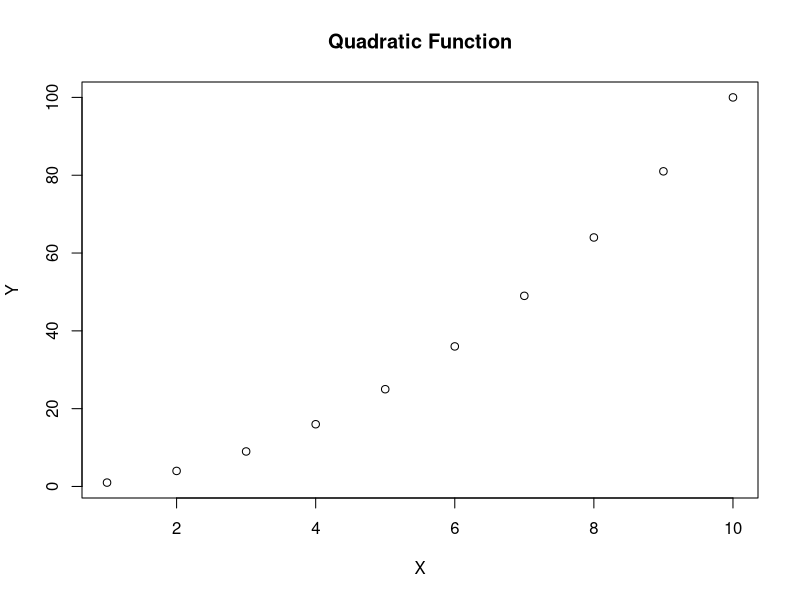
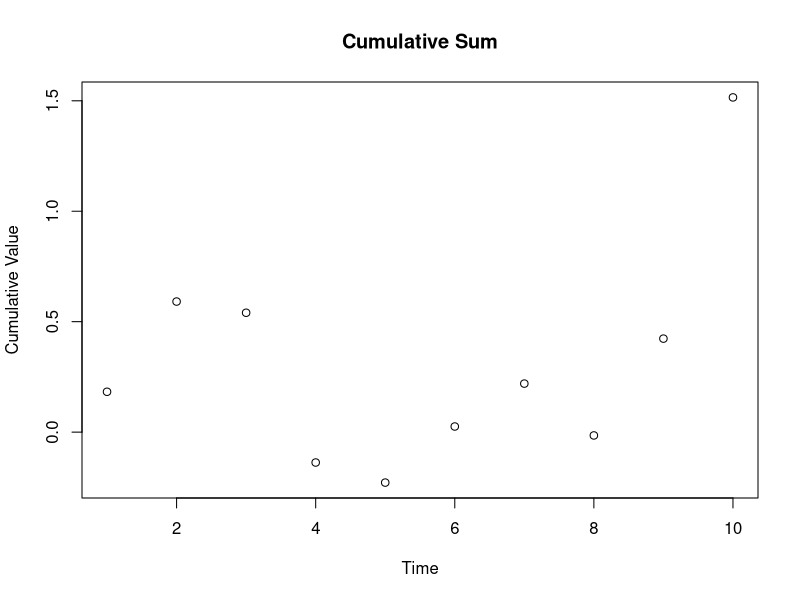
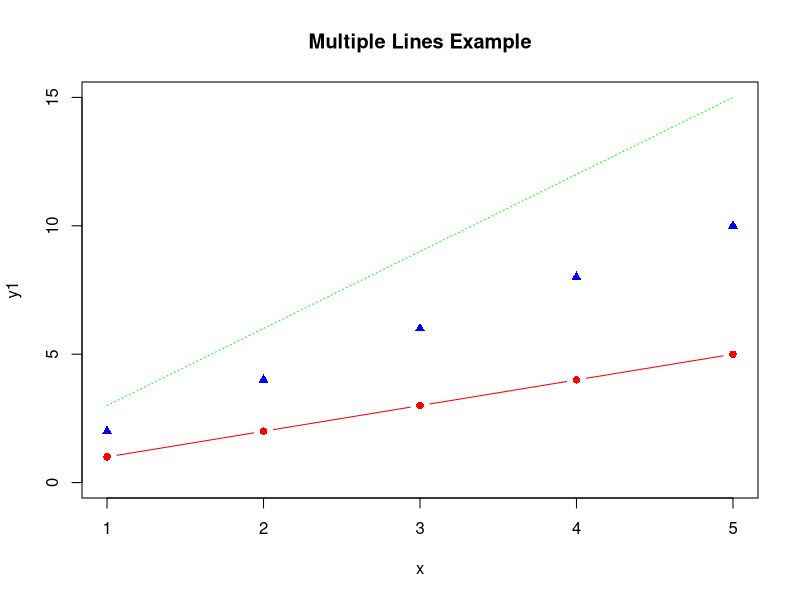
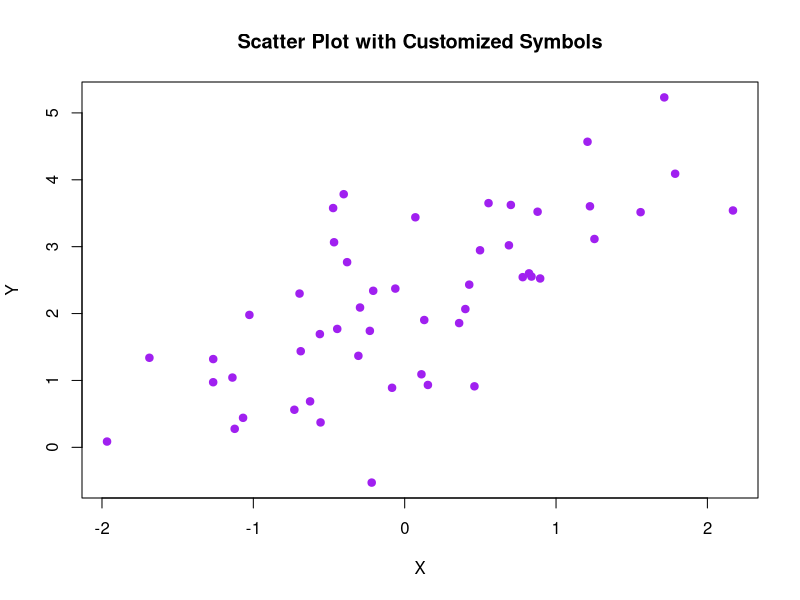
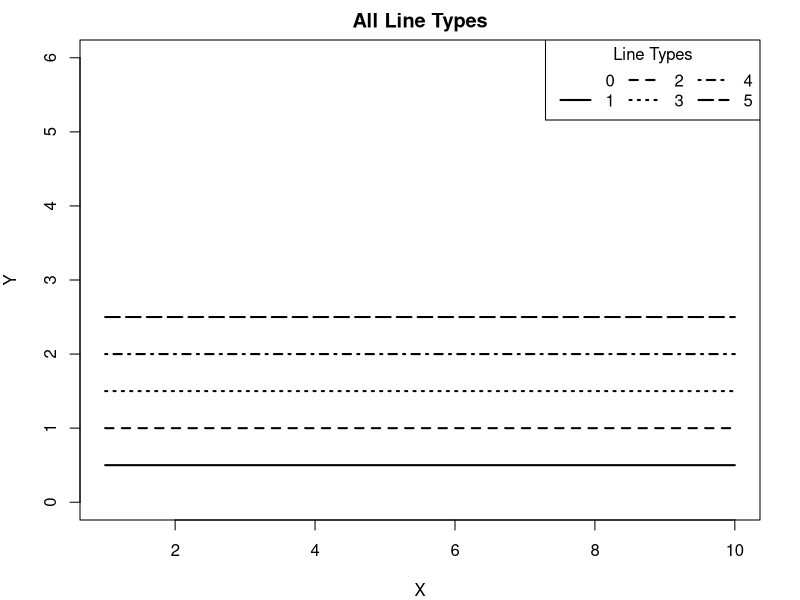
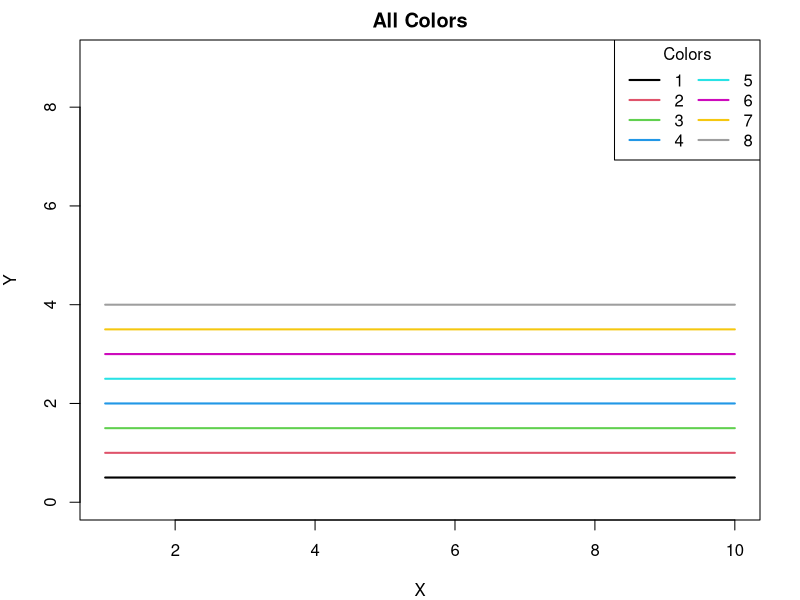

Generate these figures, in order, with R:
## ---- chunk 1
# Example 1
x <- 1:10
y <- x^2
plot(x, y, main = "Quadratic Function", xlab = "X", ylab = "Y")

# Example 2
df <- data.frame(Time = 1:10, Value = cumsum(rnorm(10)))
plot(df$Time, df$Value, main = "Cumulative Sum", xlab = "Time", ylab = "Cumulative Value")
## ---- chunk 2
# Example 1
x <- 1:5
y1 <- x
y2 <- 2 * x
y3 <- 3 * x

plot(x, y1, type="b", col="red", pch=16, lty=1, ylim=c(0, 15), main="Multiple Lines Example")
points(x, y2, col="blue", pch=17, lty=2)
lines(x, y3, col="green", lty=3)

# Example 2
set.seed(123)
x <- rnorm(50)
y <- x + rnorm(50, mean=2)
plot(x, y, col="purple", pch=19, main="Scatter Plot with Customized Symbols", xlab="X", ylab="Y")
## ---- chunk 3
# Create data
x <- 1:10
y <- 1:10

# Line Types
par(mar=c(4, 4, 2, 2))
plot(x, y, type="n", main="All Line Types", xlab="X", ylab="Y", ylim=c(0, 6))
for (i in 0:5) {
  lines(x, rep(i*.5, length(x)), lty=i, col="black", lwd=2)
}

legend("topright", legend=0:5, title="Line Types", lty=0:5, col="black", lwd=2, ncol=3)
## ---- chunk 4
# Colors
par(mar=c(4, 4, 2, 2))
plot(x, y, type="n", main="All Colors", xlab="X", ylab="Y", ylim=c(0, 9))
for (i in 1:8) {
  lines(x, rep(i*.5, length(x)), col=i, lwd=2)
}

legend("topright", legend=1:8, title="Colors", col=1:8, lwd=2, ncol=2)
## ---- chunk 5
# symbols
# todo
